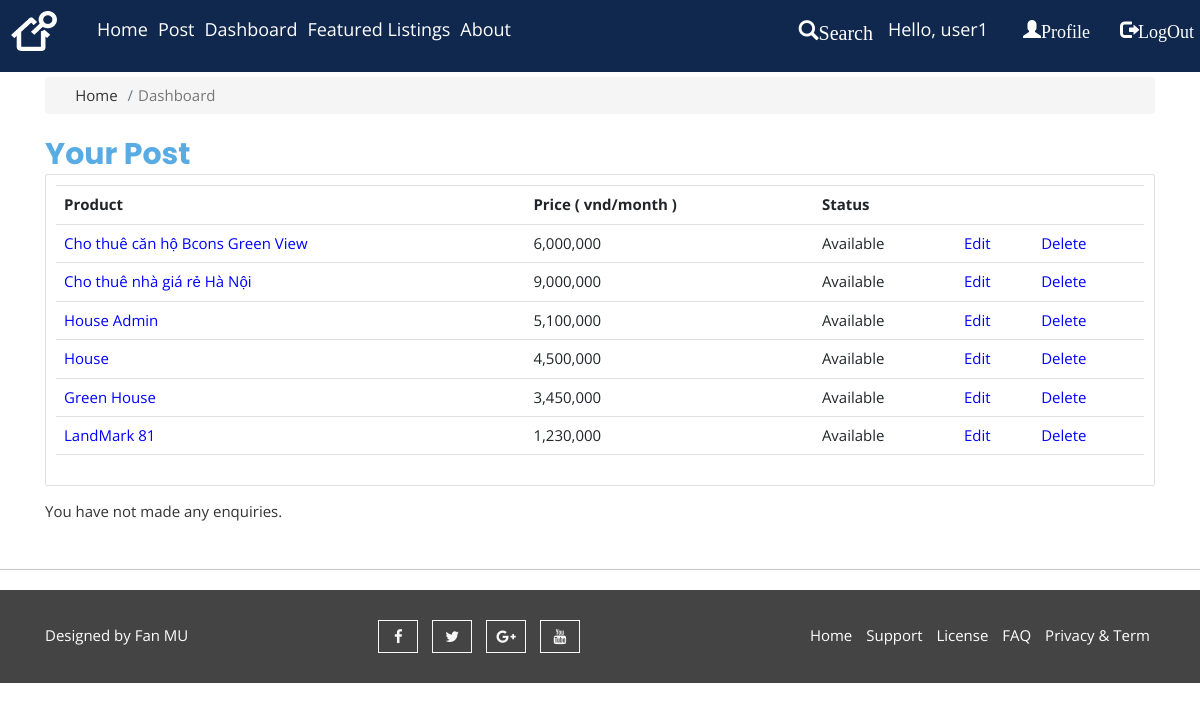
The app's page /dashboard/ (signed in) with its own data.
### house/models.py (models this page shows, shortened)
class Listing(models.Model):
    status_choices = (
        ("Available","Available"),
        ("Unvailable", "Unavailable"),
        ("Sale", "For Sale"),
    )
    city_choices = {
        ('TP. Hồ Chí Minh', 'TP. Hồ Chí Minh'),
        ('Hà Nội', 'Hà Nội'),
        ('Đà Nẵng', 'Đà Nẵng'),
    }
    status = models.CharField(max_length = 20, choices=status_choices, default="Available")
    lessor = models.ForeignKey(Profile,on_delete = models.CASCADE, blank=True,null=True)
    title = models.CharField(max_length = 120)
    address = models.CharField(max_length = 200)
    city = models.CharField(max_length = 100,choices=city_choices,default='TP. Hồ Chí Minh')
    description = models.TextField(blank=True)
    price = models.IntegerField()
    area = models.IntegerField()
    floor= models.IntegerField(default=1)
    bedrooms = models.IntegerField(default=0)
    kitcheen = models.IntegerField(default=0)
    bathrooms = models.IntegerField(default=0)
    garage = models.BooleanField(default=0)
    AirCondition = models.BooleanField(default=0)
    ComunityCenter = models.BooleanField(default=0)
    SecuritySystem = models.BooleanField(default=0)
    Furniture = models.TextField(default=0)
    list_date = models.DateField(default = datetime.now,blank = True)
    photo_main = models.ImageField(upload_to = 'photos/%Y/%m/%d/')
    photo_1 = models.ImageField(upload_to = 'photos/%Y/%m/%d/',blank =True)
    photo_2 = models.ImageField(upload_to = 'photos/%Y/%m/%d/',blank =True)
    photo_3 = models.ImageField(upload_to = 'photos/%Y/%m/%d/',blank =True)
    photo_4 = models.ImageField(upload_to = 'photos/%Y/%m/%d/',blank =True)
    photo_5 = models.ImageField(upload_to = 'photos/%Y/%m/%d/',blank =True)

### house/views.py (the view)
# urls.py: path('dashboard/',listing_dashboard,name="dashboard"),
@login_required(login_url='login' )
@login_required(login_url='login' )
def listing_dashboard(request):
    listings=Listing.objects.filter(lessor=request.user.Profile).order_by('-list_date')
    paginator = Paginator(listings,11)
    page = request.GET.get('page')
    paged_listings = paginator.get_page(page)
    context={
        'listings':paged_listings
    }
    return render(request, "accounts/dashboard.html",context)

### templates/accounts/dashboard.html (shortened to what this page needs)
{% extends 'base.html' %}
{% load static %}
{% load humanize%}
{% block content %}
  <section id="bc" class="mt-4">
    <div class="container">
      <nav aria-label="breadcrumb">
        <ol class="breadcrumb">
          <li class="breadcrumb-item">
            <a href="{% url 'dashboard' %}">
              <i class="fas fa-home"></i> Home</a>
          </li>
          <li class="breadcrumb-item active"> Dashboard</li>
        </ol>
      </nav>
    </div>
  </section>
  <section id="dashboard/yourhouse" plass="py-4">
    <div class="container">
      <div class="row">
        <div class="col-md-12">
          <h2>Your Post</h2>
          <div class="card card-body">
            <table class="table">
              <tr>
                <th>Product</th>
                <th>Price ( vnd/month )</th>
                <th>Status</th>
                <th></th>
                <th></th>
              </tr>
              {% for i in listings %}
              <tr>
                <td><a style="color:blue" href="{%  url 'listing' i.id%}">{{i.title}}</a></td>
                <td>{{i.price | intcomma}}</td>
                <td>{{i.status}}</td>
                <td><a style="color:blue" href="{%  url 'update' i.id%}">Edit</a></td>
                <td><a style= "color:blue" href="{%  url 'delete' i.id%}">Delete</a></td>
              </tr>
              {% endfor %}
            </table>
          </div>
        </div>
      </div>
    </div>
  </section>
  <section id="dashboard" class="py-4">
    <div class="container">
      <div class="row">
        <div class="col-md-12">
          {% if contacts %}
          <p>Here are the property listings that you have inquired about</p>
          <table class="table">
            <thead>
              <tr>
                <th scope="col">#</th>
                <th scope="col">Property</th>
                <th></th>
              </tr>
            </thead>
            <tbody>
              {% for contact in contacts %}
                <tr>
                  <td>{{ contact.id }}</td>
                  <td>{{ contact.listing }}</td>
                  <td>
                    <a class="btn btn-light" href="{% url 'listing' contact.listing_id %}">View Listing</a>
                  </td>
                </tr>
              {% endfor %}
            </tbody>
          </table>
          {% else %}
            <p>You have not made any enquiries.</p>
          {% endif%}
        </div>
      </div>
    </div>
  </section>
{% endblock %}

### templates/navbar.html (shortened to what this page needs)
{% load static %}
<div class="menu-bar">
<nav class="navbar navbar-expand-lg navbar-light " style="margin:-10px;">
  <div class="navbar-header">
    <a class="navbar-brand" href="{% url 'home' %}">
      <img src="{% static 'img/ico/logo.png'%}" width="46" height="40"></a>
  </div>
    <div class="collapse navbar-collapse" id="navbarNav">
      <ul class="navbar-nav">
        <li class="nav-item active">
          <a class="nav-link active" href="{% url 'home' %}" style="color:white;font-size:18px">Home <span class="sr-only">(current)</span></a>
        </li>
        <li class="nav-item active">
          <a class="nav-link" href="{% url 'create'  %}" style="color:white;font-size:18px">Post</a>
        </li>
        <li class="nav-item active">
          <a class="nav-link" href="{% url 'dashboard' %}" style="color:white;font-size:18px">Dashboard</a>
        </li>
        <li class="nav-item active">
          <a class="nav-link" href="{% url 'listings' %}" style="color:white;font-size:18px">Featured Listings</a>
        </li>
        <li class="nav-item active">
          <a class="nav-link " href="{% url 'about' %}" style="color:white;font-size:18px">About</a>
        </li>
      </ul>
      <ul class="nav navbar-nav navbar-right">
        <li><a href="{% url 'search'%}">
          <span class="glyphicon glyphicon-search" style="color:white;font-size:20px" >Search</span></a></li>
        {% if user.is_authenticated %}
        <span class="hello-msg" style="color:white;font-size:18px">Hello, {{request.user}}</span>
        <li><a href="{% url 'profile'%}">
          <span class="glyphicon glyphicon-user" style="color:white;font-size:18px; margin-right:px" >Profile</span></a></li>
        <li><a href="{% url 'logout'%}">
          <span class="glyphicon glyphicon-log-out" style="color:white;font-size:18px" >LogOut</span></a></li>
        {% else %}
        <li>
          <a href="{% url 'login' %}">
          <span class="glyphicon glyphicon-log-in" style="color:white;font-size:18px"> Login</span> </a></li>
        <li><a href="{% url 'register' %}">
          <span class="glyphicon glyphicon-user" style="color:white;font-size:18px"> Register</span> </a></li>
        {% endif %}
      </ul>
    </div>
  </nav>
</div>

### webapp/static/css/theme-color/default-theme.css (style rules this page uses)
h2 { color: #59abe3; }

### templates/navbar.html (style rules this page uses)
.hello-msg { font-size: 20px; color: blue; margin-top: 13px; margin-right: 20px; }
.menu-bar { background-color: #10284e ; }
.navbar-brand { color:grey; font-size: larger; margin: 0px 5px 20px 5px; }

### records on screen
Listing: title "Cho thuê căn hộ Bcons Green View", price "6,000,000", status "Available"
Listing: title "Cho thuê nhà giá rẻ Hà Nội", price "9,000,000", status "Available"
Listing: title "House Admin", price "5,100,000", status "Available"
Listing: title "House", price "4,500,000", status "Available"
Listing: title "Green House", price "3,450,000", status "Available"
Listing: title "LandMark 81", price "1,230,000", status "Available"

### other values on screen
{{ request.user }} "user1"
